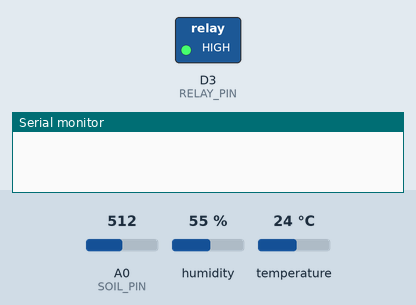
This sketch was run on a simulated ESP8266 (NodeMCU). Parts: switched loads named in the sketch (green lamp = pin HIGH), the last lines printed to the serial monitor. Inputs (shaded band) come from the test bench; at power-on: A0 (SOIL_PIN) = 512, humidity 55 %, temperature 24 °C. WiFi joins after 1.5 s; servers stay silent unless stated.

Above: at 5.0 s.
5.1 s: A0 (SOIL_PIN) set to 680
7.8 s: A0 (SOIL_PIN) set to 702
At 8.7 s:
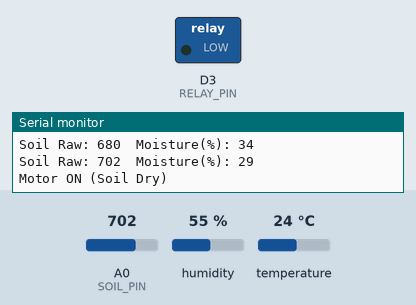
Timing chart, 0 to 10.8 s (numbered marks = the images above; inputs shaded):
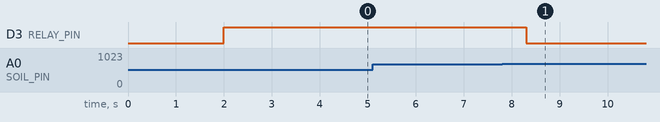

The sketch:

IoT_based_Smart_Irrigation_System.ino
```cpp
#define BLYNK_TEMPLATE_ID "TMPL3nF0tQWpX"
#define BLYNK_TEMPLATE_NAME "Smart Plant Monitoring System"
#define BLYNK_PRINT Serial

#include <ESP8266WiFi.h>
#include <BlynkSimpleEsp8266.h>
#include <DHT.h>

// ---------------- Blynk Credentials ----------------
char auth[] = "JW5Oq7BqSgLnk-jJZaEmfeI6d7OYdLJs";
char ssid[] = "abcd";
char pass[] = "12345678";

// ---------------- Pin Configuration ----------------
#define SOIL_PIN   A0
#define PIR_PIN    D5
#define DHT_PIN    D2     // safer pin than D4
#define RELAY_PIN  D3     // Active LOW relay

// ---------------- Sensors ----------------
#define DHTTYPE DHT11
DHT dht(DHT_PIN, DHTTYPE);

BlynkTimer timer;

// ---------------- Variables ----------------
int relayState = HIGH;   // Motor OFF (Active LOW)
int pirToggle = 0;

// ---------------- Virtual Pins ----------------
#define VPIN_TEMP        V0
#define VPIN_HUMIDITY    V1
#define VPIN_SOIL        V3
#define VPIN_PIR_LED     V5
#define VPIN_PIR_TOGGLE  V6

// ---------------- Function Prototypes ----------------
void readSoil();
void readDHT();
void readPIR();

// ===================== SETUP =====================
void setup() {
  Serial.begin(9600);
  delay(2000);   // Allow sensors to stabilize

  pinMode(SOIL_PIN, INPUT);
  pinMode(PIR_PIN, INPUT);
  pinMode(RELAY_PIN, OUTPUT);

  digitalWrite(RELAY_PIN, HIGH);  // Motor OFF

  dht.begin();
  Blynk.begin(auth, ssid, pass);

  timer.setInterval(1500L, readSoil);
  timer.setInterval(2500L, readDHT);
  timer.setInterval(500L, readPIR);
}

// ===================== SOIL MOISTURE =====================
void readSoil() {
  int raw = analogRead(SOIL_PIN);

  // 🔧 CALIBRATION (adjust after checking Serial Monitor)
  int moisture = map(raw, 820, 420, 0, 100);
  moisture = constrain(moisture, 0, 100);

  Serial.print("Soil Raw: ");
  Serial.print(raw);
  Serial.print("  Moisture(%): ");
  Serial.println(moisture);

  Blynk.virtualWrite(VPIN_SOIL, moisture);

  // ---------- AUTO MOTOR CONTROL ----------
  if (moisture <= 30 && relayState == HIGH) {
    relayState = LOW;   // Motor ON
    Serial.println("Motor ON (Soil Dry)");
  }
  else if (moisture >= 60 && relayState == LOW) {
    relayState = HIGH;  // Motor OFF
    Serial.println("Motor OFF (Soil Wet)");
  }

  digitalWrite(RELAY_PIN, relayState);
}

// ===================== DHT11 =====================
void readDHT() {
  float humidity = dht.readHumidity();
  float temperature = dht.readTemperature();

  if (isnan(humidity) || isnan(temperature)) {
    Serial.println("Failed to read DHT sensor");
    return;
  }

  Serial.print("Temp: ");
  Serial.print(temperature);
  Serial.print(" °C  Humidity: ");
  Serial.println(humidity);

  Blynk.virtualWrite(VPIN_TEMP, temperature);
  Blynk.virtualWrite(VPIN_HUMIDITY, humidity);
}

// ===================== PIR SENSOR =====================
void readPIR() {
  if (pirToggle != 1) {
    Blynk.virtualWrite(VPIN_PIR_LED, 0);
    return;
  }

  int motion = digitalRead(PIR_PIN);

  if (motion == HIGH) {
    Serial.println("Motion Detected!");
    Blynk.virtualWrite(VPIN_PIR_LED, 255);
    Blynk.logEvent("pirmotion", "Warning: Motion Detected!");
  } else {
    Blynk.virtualWrite(VPIN_PIR_LED, 0);
  }
}

// ===================== PIR TOGGLE =====================
BLYNK_WRITE(VPIN_PIR_TOGGLE) {
  pirToggle = param.asInt();
}

// ===================== LOOP =====================
void loop() {
  Blynk.run();
  timer.run();
}
```

Measured:
- the behaviour switches between 694 and 695 on A0 (SOIL_PIN) (found by bisection; images 0 and 1)
- after the input at 7.8 s, D3 (RELAY_PIN): HIGH → LOW after 0.50 s
